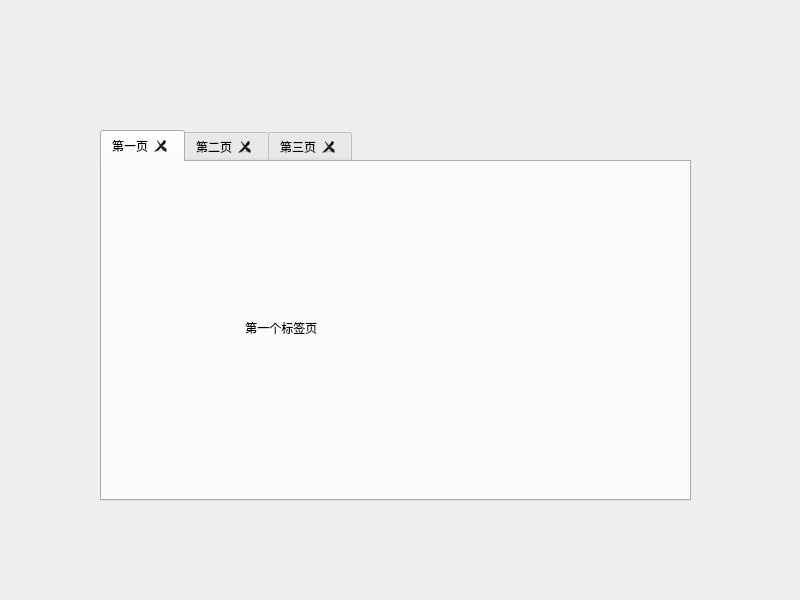
<?xml version="1.0" encoding="UTF-8"?>
<ui version="4.0">
 <class>Widget</class>
 <widget class="QWidget" name="Widget">
  <property name="geometry">
   <rect>
    <x>0</x>
    <y>0</y>
    <width>800</width>
    <height>600</height>
   </rect>
  </property>
  <property name="windowTitle">
   <string>Widget</string>
  </property>
  <widget class="QTabWidget" name="tabWidget">
   <property name="geometry">
    <rect>
     <x>100</x>
     <y>130</y>
     <width>591</width>
     <height>371</height>
    </rect>
   </property>
   <property name="tabPosition">
    <enum>QTabWidget::North</enum>
   </property>
   <property name="currentIndex">
    <number>0</number>
   </property>
   <property name="tabsClosable">
    <bool>true</bool>
   </property>
   <widget class="QWidget" name="tab">
    <attribute name="title">
     <string>第一页</string>
    </attribute>
    <widget class="QLabel" name="label">
     <property name="geometry">
      <rect>
       <x>140</x>
       <y>120</y>
       <width>221</width>
       <height>91</height>
      </rect>
     </property>
     <property name="text">
      <string> 第一个标签页</string>
     </property>
    </widget>
   </widget>
   <widget class="QWidget" name="tab_2">
    <attribute name="title">
     <string>第二页</string>
    </attribute>
    <widget class="QLabel" name="label_2">
     <property name="geometry">
      <rect>
       <x>190</x>
       <y>140</y>
       <width>221</width>
       <height>91</height>
      </rect>
     </property>
     <property name="text">
      <string> 第二个标签页</string>
     </property>
    </widget>
   </widget>
   <widget class="QWidget" name="tab_3">
    <attribute name="title">
     <string>第三页</string>
    </attribute>
   </widget>
  </widget>
 </widget>
 <resources/>
 <connections/>
</ui>
